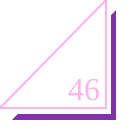
Frame 1 (no input)
Frame 60 (no input): identical to frame 1, image omitted
Frame 120 (the mouse pressed at the canvas centre since frame 60): identical to frame 1, image omitted

The p5.js sketch that drew this single still picture (run headless with seeded random() and noise() and a simulated clock; from frame 60 on, the mouse is pressed at the canvas centre):

// p5.js sketch
// ── sketch.js
function setup() {
  createCanvas(128,128);
}

function draw() {
  background(255);
  strokeWeight(0);
  fill(129, 49, 176);
  triangle(12,120,116,120,116,10);
  fill(255);
  triangle(6,114,111,114,111,5);
  strokeWeight(2);
  stroke(250, 180, 234);
  fill(255);
  triangle(0,108,106,108,106,0);
  strokeWeight(0);
  fill(250, 180, 234);
  textSize(32);
  textFont("serif");
  text("46", 68, 100);
}
